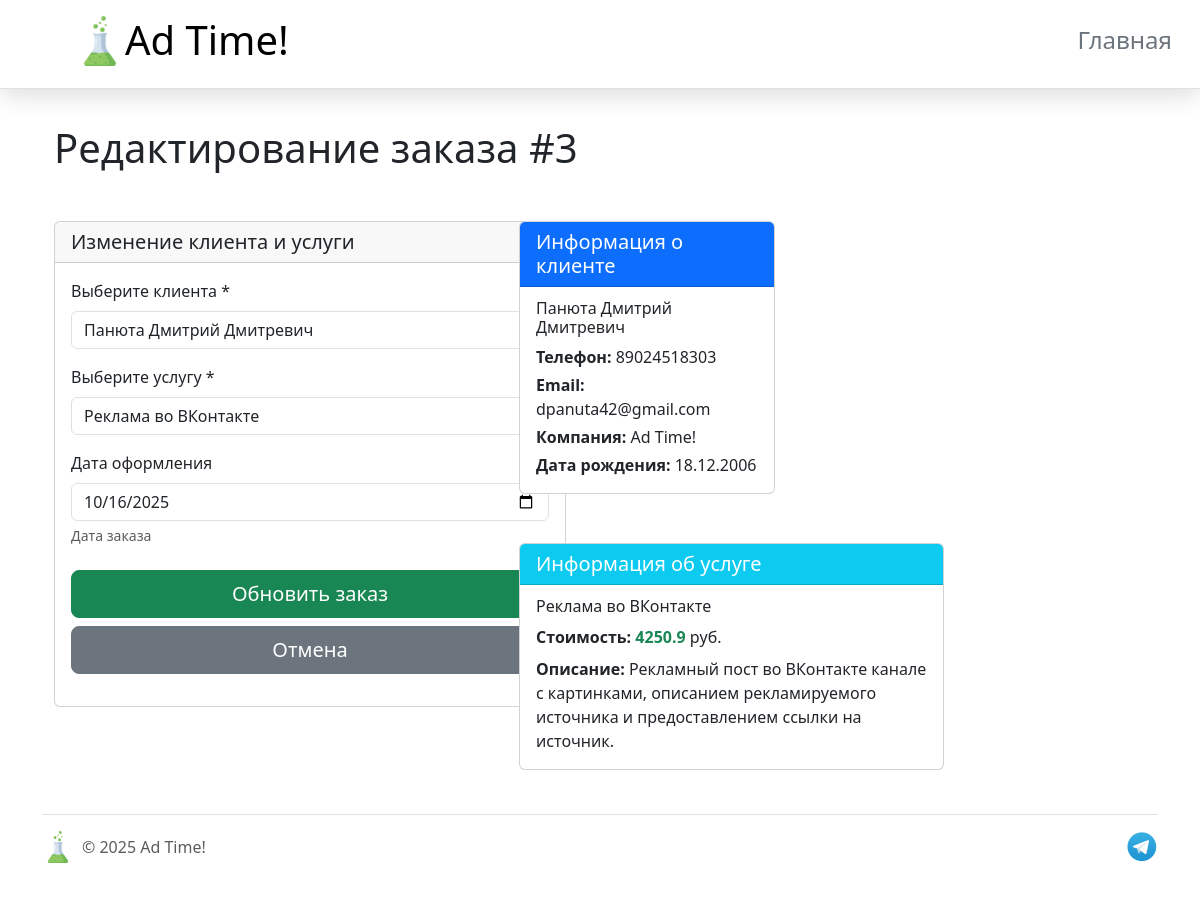
The app's page /update-order/3, older data.
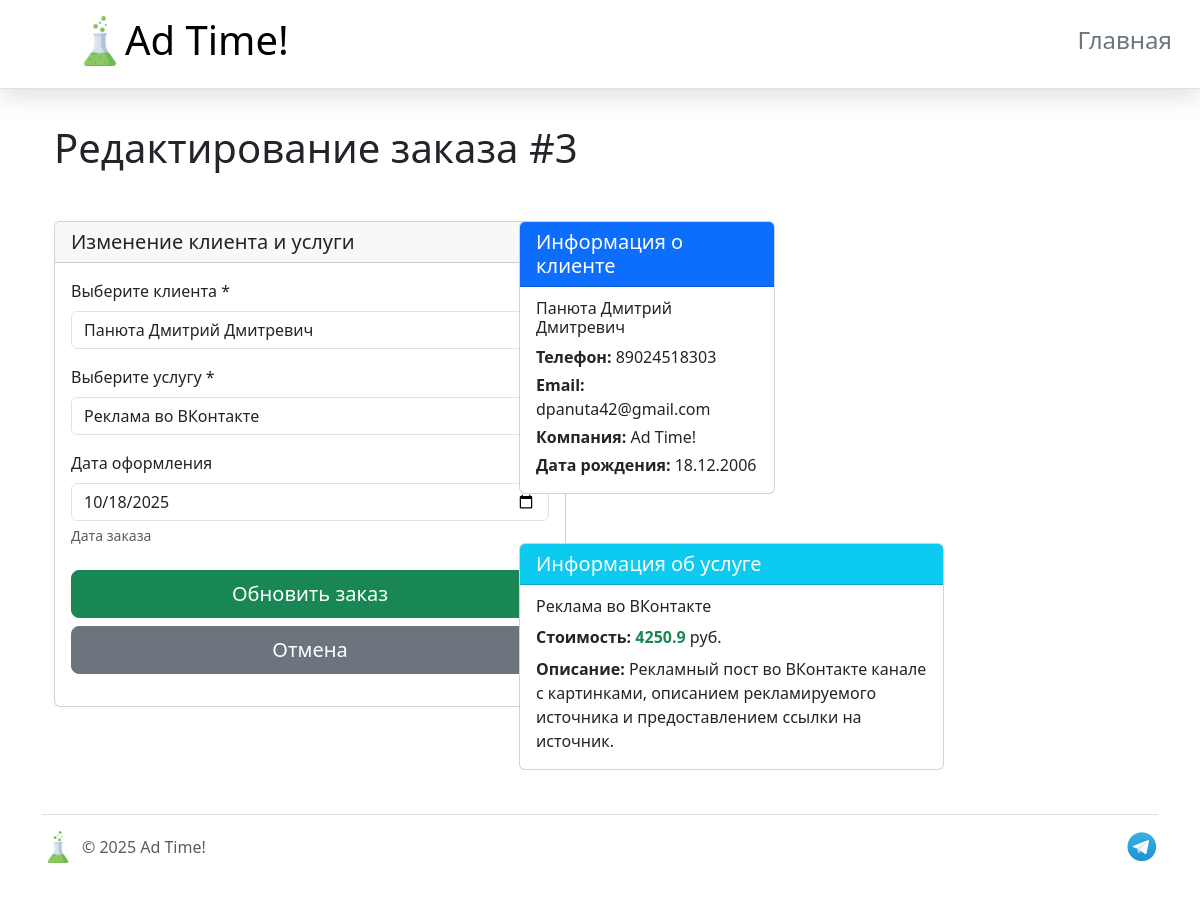
The same page, newer data.
### models.py (models this page shows, shortened)
class Order(db.Model):
    __tablename__ = 'orders'
    id = db.Column(db.Integer, primary_key=True)
    customer_id = db.Column(db.Integer, db.ForeignKey(
        'customers.id'), nullable=False)
    service_id = db.Column(db.Integer, db.ForeignKey(
        'services.id'), nullable=False)
    order_date = db.Column(db.Date, nullable=False)
    customer = db.relationship('Customer', backref='orders')
    service = db.relationship('Service', backref='orders')

class Customer(db.Model):
    __tablename__ = 'customers'
    id = db.Column(db.Integer, primary_key=True)
    name = db.Column(db.String(125), nullable=False)
    date_of_birth = db.Column(db.Date)
    phone_number = db.Column(
        db.String(11), nullable=False, unique=True)
    email = db.Column(db.String(100))
    company = db.Column(db.String(100))

class Service(db.Model):
    __tablename__ = 'services'
    id = db.Column(db.Integer, primary_key=True)
    service_name = db.Column(db.String(125), nullable=False)
    description = db.Column(db.Text(1000))
    price = db.Column(db.Float(), nullable=False, default='0')

### app.py (the view, shortened to what this page needs)
@app.route('/update-order/<int:order_id>', methods=['POST', 'GET'])
def update_order(order_id):
    order = Order.query.get_or_404(order_id)
    customers = Customer.query.all()
    services = Service.query.all()
    app.logger.info("Order edit page loaded")
    return render_template('update_order.html', order=order, customers=customers, services=services, now=datetime.now)

### templates/update_order.html (shortened to what the changed rows need)
{% extends 'base.html' %}
{% block content %}
<div class="container mt-4">
    <h1 class="mb-4">Редактирование заказа #{{ order.id }}</h1>
    <form method="POST">
        <div class="row">
            <div class="col-md-5">
                <div class="card" id="form_card">
                    <div class="card-body">
                        <div class="mb-3">
                            <label for="customer_id" class="form-label">Выберите клиента *</label>
                            <select class="form-select" id="customer_id" name="customer_id" required>
                                {% for customer in customers %}
                                <option value="{{ customer.id }}"
                                    {% if order.customer_id == customer.id %}selected{% endif %}>
                                    {{ customer.name }}
                                </option>
                                {% endfor %}
                            </select>
                        </div>
                        <div class="mb-3">
                            <label for="service_id" class="form-label">Выберите услугу *</label>
                            <select class="form-select" id="service_id" name="service_id" required>
                                {% for service in services %}
                                <option value="{{ service.id }}"
                                    {% if order.service_id == service.id %}selected{% endif %}>
                                    {{ service.service_name }}
                                </option>
                                {% endfor %}
                            </select>
                        </div>
                        <div class="mb-3">
                            <label for="order_date" class="form-label">Дата оформления</label>
                            <input type="date" class="form-control" id="order_date" name="order_date"
                                   value="{{ order.order_date.strftime('%Y-%m-%d') }}">
                            <div class="form-text">Дата заказа</div>
                        </div>
                    </div>
                </div>
            </div>
        </div>
    </form>
</div>
{% endblock %}

Row changes from the older to the newer data that the page shows:
changed Order "Панюта Дмитрий Дмитревич": order_date "10/16/2025" → "10/18/2025"
